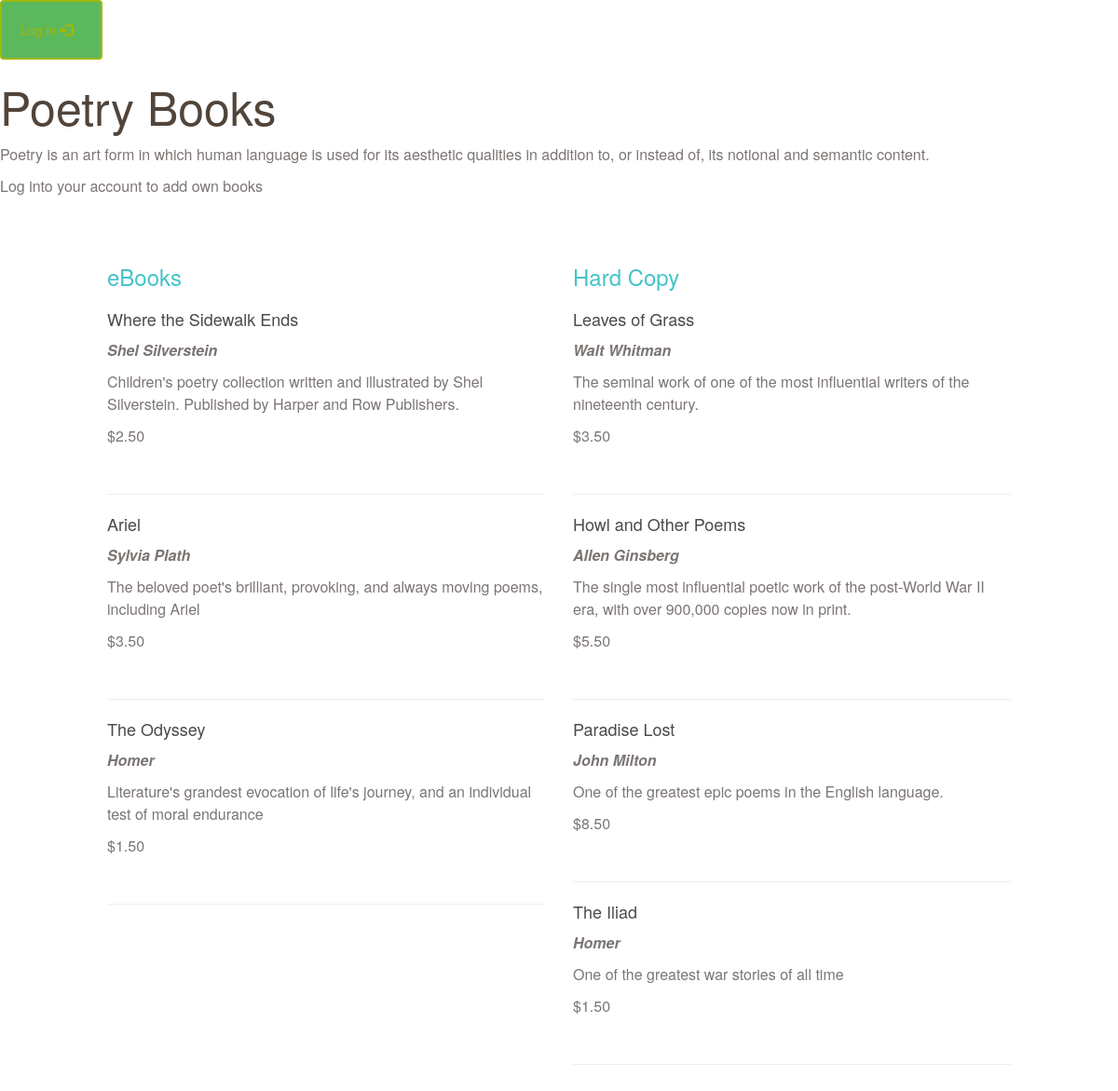
The app's page /genres/1/books/ with its own data.
### db_setup.py (models this page shows, shortened)
class Genre(Base):
	__tablename__ = 'genre'
	name = Column(String(80), nullable = False)
	description = Column(String(250))
	user_id = Column(Integer, ForeignKey('user.id'))
	id = Column(Integer, primary_key = True)
	user = relationship(User)

class BookItem(Base):
	__tablename__ = 'book_item'
	name = Column(String(80), nullable = False)
	id = Column(Integer, primary_key = True)
	author = Column(String(250))
	description = Column(String(250))
	type = Column(String(80), nullable=False)
	price = Column(String(8))
	user_id = Column(Integer, ForeignKey('user.id'))
	genre_id = Column(Integer, ForeignKey('genre.id'))
	genre = relationship(Genre)
	user = relationship(User)

### application.py (the view)
@app.route('/genres/<int:genre_id>/')
@app.route('/genres/<int:genre_id>/books/')
def showBooks(genre_id):
    genre = session.query(Genre).filter_by(id=genre_id).one()
    books = session.query(BookItem).filter_by(genre_id=genre_id).all()
    if 'username' not in login_session:
        state = ''.join(random.choice(string.ascii_uppercase + string.digits)
                        for x in xrange(32))
        login_session['state'] = state
        return render_template('public_books.html', genre=genre, books=books, STATE=state)
    return render_template('books.html', books=books, genre=genre)

### templates/public_books.html (shortened to what this page needs)
<html>
<head>
    <link rel="stylesheet" href="https://maxcdn.bootstrapcdn.com/bootstrap/3.3.7/css/bootstrap.min.css">
    <link rel=stylesheet type=text/css href="static/styles.css">
</head>
<body>
	<button onclick="location.href = '{{url_for('showGenres')}}'" class="btn btn-success">
		Log in <span class="glyphicon glyphicon-log-in"></span>
    </button>
    <div class='pane'>
        <h1>{{ genre.name }} Books</h1>
        <p>{{genre.description}}</p>
        {% if books !=[] %}
        <p> Log into your account to add own books </p>
        <div class="col-md-1"></div>
        <div class="col-md-5">
            <h2>eBooks</h2>
			{% for b in books %}
			{% if b.type == 'eBook' %}
            <h3>{{b.name}}</h3>
            <p><em>{{b.author}}</em></p>
            <p>{{b.description}}</p>
            <p>{{b.price}}</p>
            <br>
            <hr class="my-4">
			{% endif %}
			{% endfor %}
        </div>
        <div class="col-md-5">
            <h2>Hard Copy</h2>
			{% for b in books %}
			{% if b.type == 'hardCopy' %}
            <h3>{{b.name}}</h3>
            <p><em>{{b.author}}</em></p>
            <p>{{b.description}}</p>
            <p>{{b.price}}</p>
            <br>
            <hr class="my-4">
			{% endif %}
			{% endfor %}
        </div>
        {% else %}
        <p>Currently there are no books of this genre.</p>
        {% endif %}
    </div>
</body>
</html>

### static/styles.css (style rules this page uses)
* { font-family: font-family: "Times New Roman", Times, serif; font-weight: 700; box-sizing: border-box; }
h1 { font-size: 50px; color: #51453B; line-height: 60px; font-weight: 300; }
h2 { font-size: 24px; color: #42C3C9; line-height: 29px; }
h3 { font-size: 18px; color: #4A4A4A; line-height: 23px; }
p { font-size: 16px; color: #7B7573; line-height: 24px; font-weight: 400; }
.btn { padding: 20px; margin: 0; border-color: #9FB80A; border-width: 2px; color: #9FB80A;; }
.glyphicon { margin-right: 10px; }

### records on screen
Genre: name "Poetry", description "Poetry is an art form in which human language is used for its aesthetic qualities in addition to, or instead of, its notional and semantic content."
BookItem: name "Where the Sidewalk Ends", author "Shel Silverstein", description "Children's poetry collection written and illustrated by Shel Silverstein. Published by Harper and Row Publishers.", price "$2.50"
BookItem: name "Ariel", author "Sylvia Plath", description "The beloved poet's brilliant, provoking, and always moving poems, including Ariel", price "$3.50"
BookItem: name "The Odyssey", author "Homer", description "Literature's grandest evocation of life's journey, and an individual test of moral endurance", price "$1.50"
BookItem: name "Leaves of Grass", author "Walt Whitman", description "The seminal work of one of the most influential writers of the nineteenth century.", price "$3.50"
BookItem: name "Howl and Other Poems", author "Allen Ginsberg", description "The single most influential poetic work of the post-World War II era, with over 900,000 copies now in print.", price "$5.50"
BookItem: name "Paradise Lost", author "John Milton", description "One of the greatest epic poems in the English language.", price "$8.50"
BookItem: name "The Iliad", author "Homer", description "One of the greatest war stories of all time", price "$1.50"
